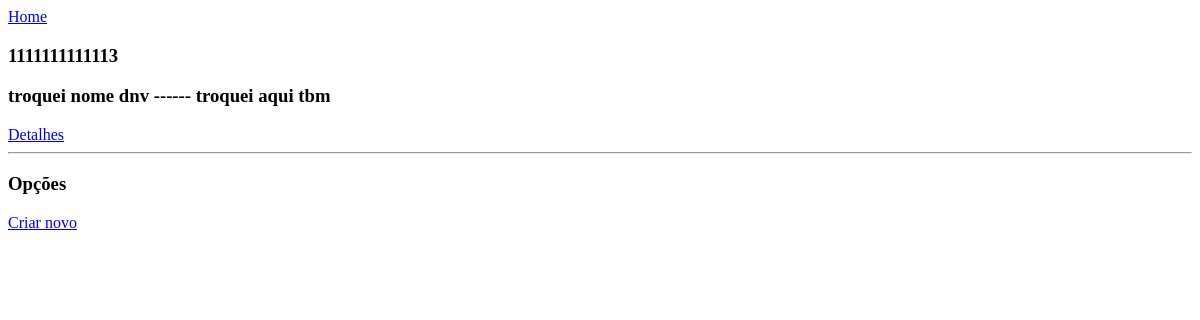
/livros/, run on an earlier commit of the app's database.
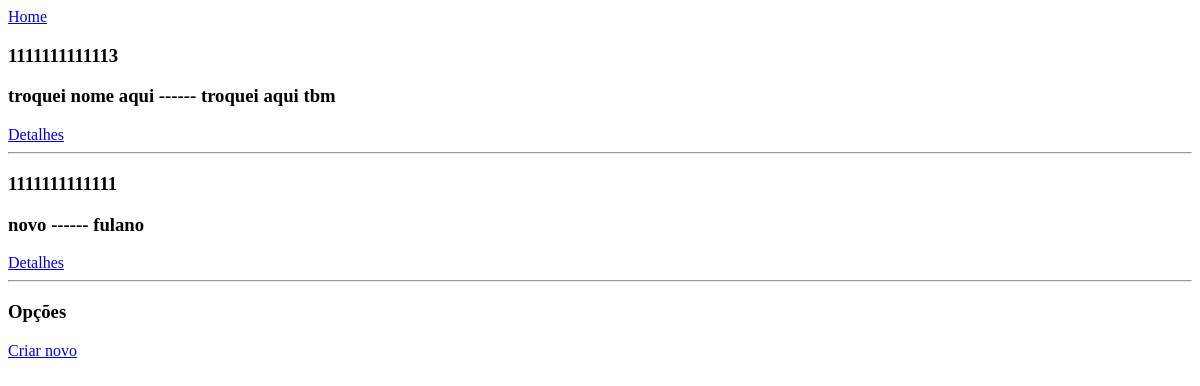
And on a later commit of the database.
### models/livro.py (models this page shows, shortened)
class Livro(db_livro.Model):
    __tablename__ = "livro_tb"
    ISBN = db_livro.Column(db_livro.Integer, primary_key=True)
    titulo = db_livro.Column(db_livro.String(TAM_MAX_STR))
    autor = db_livro.Column(db_livro.String(TAM_MAX_STR))
    def getISBN(self):
        return self.ISBN
    def getTitulo(self):
        return self.titulo
    def getAutor(self):
        return self.autor

### livroController.py (the view)
@app.route('/livros/')
def listaLivros():
    livros = Livro.query.all()
    return render_template('listaLivros.html',livros = livros)

### templates/listaLivros.html
<p><a href='/'>Home</a></p>
{% for livro in livros %}
    <h3> {{livro.getISBN()}}</h3>
    <h3>{{livro.getTitulo()}} ------ {{livro.getAutor()}}</h3>
    <a href='/livros/{{livro.getISBN()}}/'>Detalhes</a><hr>
{% endfor %}
<h3>Opções</h3>
<a href='/livros/create/'>Criar novo</a>

What changed in the data, as far as the page shows it:
changed Livro "troquei aqui tbm": getTitulo "troquei nome dnv" → "troquei nome aqui"
added Livro: getISBN "1111111111111", getTitulo "novo", getAutor "fulano"
